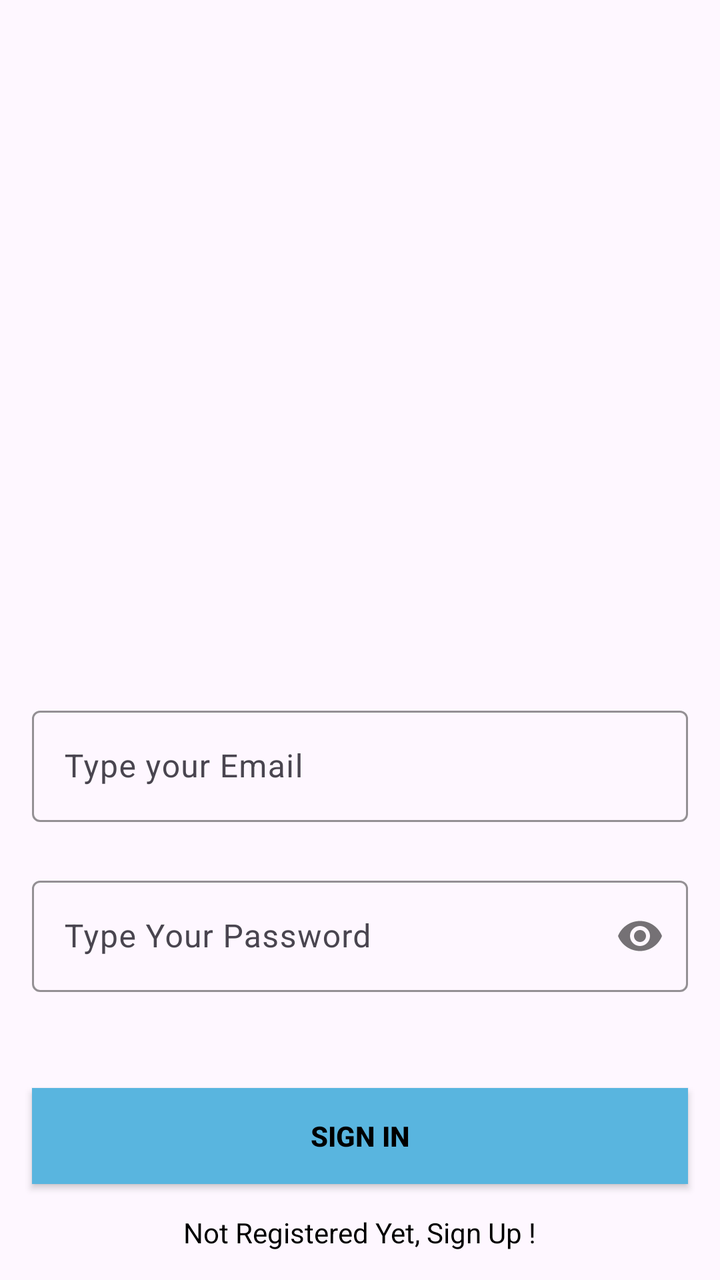
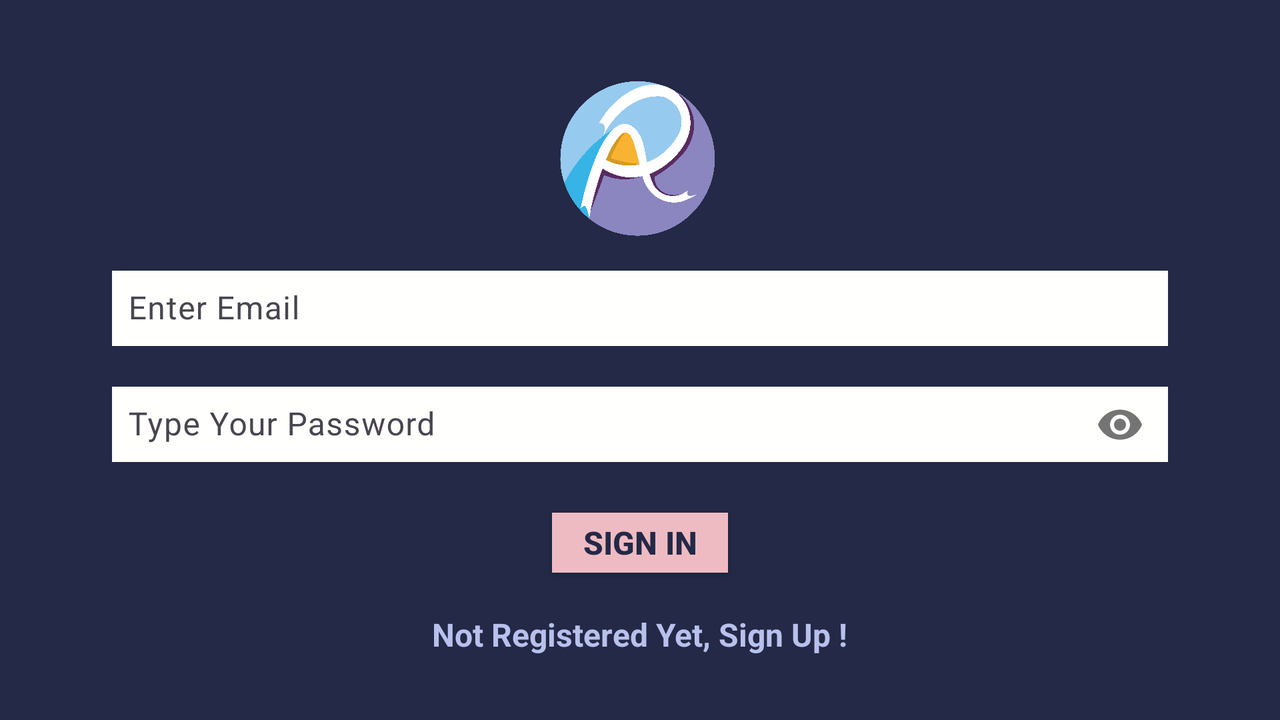

One screen, two layout resources from the same app: the default and the author's alternative for another configuration. Each is rendered where Android would select it; the XML of both is given below.
<!-- AndroidManifest.xml: application theme Theme.RecuritingApp -->
<!-- res/layout/activity_sign_in.xml -->
<?xml version="1.0" encoding="utf-8"?>
<androidx.constraintlayout.widget.ConstraintLayout xmlns:android="http://schemas.android.com/apk/res/android"
    xmlns:app="http://schemas.android.com/apk/res-auto"
    xmlns:tools="http://schemas.android.com/tools"
    android:layout_width="match_parent"
    android:layout_height="match_parent"
    tools:context=".SignInActivity">


    <com.google.android.material.textfield.TextInputLayout
        android:id="@+id/emailLayout"
        android:layout_width="match_parent"
        android:layout_height="wrap_content"
        android:layout_marginHorizontal="16dp"
        android:layout_marginTop="350dp"
        app:boxStrokeColor="@color/blue"
        app:hintTextColor="@color/blue"
        app:layout_constraintEnd_toEndOf="parent"
        app:layout_constraintHorizontal_bias="0.5"
        app:layout_constraintStart_toStartOf="parent"
        app:layout_constraintTop_toTopOf="parent">

        <com.google.android.material.textfield.TextInputEditText
            android:id="@+id/emailEt"
            android:layout_width="match_parent"
            android:layout_height="wrap_content"
            android:hint="Type your Email"
            android:inputType="textEmailAddress" />
    </com.google.android.material.textfield.TextInputLayout>

    <com.google.android.material.textfield.TextInputLayout
        android:id="@+id/passwordLayout"
        android:layout_width="match_parent"
        android:layout_height="wrap_content"
        android:layout_marginHorizontal="16dp"
        android:layout_marginTop="24dp"
        app:boxStrokeColor="@color/blue"
        app:hintTextColor="@color/blue"
        app:layout_constraintEnd_toEndOf="parent"
        app:layout_constraintHorizontal_bias="0.5"
        app:layout_constraintStart_toStartOf="parent"
        app:layout_constraintTop_toBottomOf="@id/emailLayout"
        app:passwordToggleEnabled="true">

        <com.google.android.material.textfield.TextInputEditText
            android:id="@+id/passET"
            android:layout_width="match_parent"
            android:layout_height="wrap_content"
            android:hint="Type Your Password"
            android:inputType="textPassword" />
    </com.google.android.material.textfield.TextInputLayout>

    <androidx.appcompat.widget.AppCompatButton
        android:id="@+id/button"
        android:layout_width="0dp"
        android:layout_height="wrap_content"
        android:layout_marginHorizontal="16dp"
        android:background="@color/blue"
        android:text="Sign In"
        android:textColor="@color/black"
        android:textStyle="bold"
        app:layout_constraintBottom_toBottomOf="parent"
        app:layout_constraintEnd_toEndOf="parent"
        app:layout_constraintHorizontal_bias="0.5"
        app:layout_constraintStart_toStartOf="parent"
        app:layout_constraintTop_toBottomOf="@+id/passwordLayout" />

    <TextView
        android:id="@+id/textView"
        android:layout_width="wrap_content"
        android:layout_height="wrap_content"
        android:textColor="@color/black"
        android:text="Not Registered Yet, Sign Up !"
        app:layout_constraintBottom_toBottomOf="parent"
        app:layout_constraintEnd_toEndOf="parent"
        app:layout_constraintHorizontal_bias="0.5"
        app:layout_constraintStart_toStartOf="parent"
        app:layout_constraintTop_toBottomOf="@+id/button" />

</androidx.constraintlayout.widget.ConstraintLayout>
<!-- resources referenced by this layout -->
<resources>
  <color name="black">#FF000000</color>
  <color name="blue">#59b5df</color>
  <style name="Theme.RecuritingApp" parent="Base.Theme.RecuritingApp" />
  <style name="Base.Theme.RecuritingApp" parent="Theme.Material3.DayNight.NoActionBar">
          
          
      </style>
</resources>
<!-- res/layout-land/activity_sign_in.xml (the author's variant of the layout above) -->
<!-- drawn on the phone turned sideways -->
<?xml version="1.0" encoding="utf-8"?>
<androidx.constraintlayout.widget.ConstraintLayout xmlns:android="http://schemas.android.com/apk/res/android"
    xmlns:app="http://schemas.android.com/apk/res-auto"
    xmlns:tools="http://schemas.android.com/tools"
    android:layout_width="match_parent"
    android:layout_height="match_parent"
    android:background="#232946"
    tools:context=".SignInActivity">


    <ImageView
        android:id="@+id/introImage"
        android:layout_width="match_parent"
        android:layout_height="100dp"
        android:layout_marginStart="30dp"
        android:layout_marginTop="30dp"
        android:layout_marginEnd="30dp"
        android:contentDescription="Logo of Recruiting App"
        app:layout_constraintEnd_toEndOf="parent"
        app:layout_constraintHorizontal_bias="1.0"
        app:layout_constraintStart_toStartOf="parent"
        app:layout_constraintTop_toTopOf="parent"
        app:srcCompat="@drawable/ralogo"
        tools:ignore="HardcodedText" />


    <LinearLayout
        android:layout_width="match_parent"
        android:layout_height="wrap_content"
        android:layout_marginStart="30dp"
        android:layout_marginTop="80dp"
        android:layout_marginEnd="30dp"
        android:layout_weight="1"
        android:gravity="center_vertical|center_horizontal"
        android:orientation="vertical"
        android:padding="10dp"
        app:layout_constraintEnd_toEndOf="parent"
        app:layout_constraintStart_toStartOf="parent"
        app:layout_constraintTop_toTopOf="parent">

        <com.google.android.material.textfield.TextInputLayout
            android:id="@+id/emailLayout"
            android:layout_width="match_parent"
            android:layout_height="wrap_content"
            android:layout_marginHorizontal="16dp"
            android:layout_marginStart="30dp"
            android:layout_marginTop="40dp"
            android:layout_marginEnd="30dp"
            android:layout_marginBottom="10dp"
            android:textAlignment="center"
            android:textAllCaps="true"
            android:textColor="#b8c1ec"
            android:textSize="32sp"
            app:boxStrokeColor="#b8c1ec"
            app:hintTextColor="#b8c1ec">

            <com.google.android.material.textfield.TextInputEditText
                android:id="@+id/emailEt"
                android:layout_width="match_parent"
                android:layout_height="wrap_content"
                android:layout_marginTop="40dp"
                android:background="#fffffe"
                android:hint="Enter Email"
                android:inputType="textEmailAddress"
                android:padding="8dp"
                tools:ignore="HardcodedText" />
        </com.google.android.material.textfield.TextInputLayout>

        <com.google.android.material.textfield.TextInputLayout
            android:id="@+id/passwordLayout"
            android:layout_width="match_parent"

            android:layout_height="wrap_content"

            android:layout_marginHorizontal="16dp"


            android:layout_marginStart="30dp"
            android:layout_marginEnd="30dp"
            android:textAlignment="center"
            android:textAllCaps="true"
            android:textColor="#b8c1ec"
            android:textSize="32sp"
            app:boxStrokeColor="#b8c1ec"


            app:hintTextColor="#b8c1ec"
            app:passwordToggleEnabled="true">

            <com.google.android.material.textfield.TextInputEditText
                android:id="@+id/passET"
                android:layout_width="match_parent"
                android:layout_height="wrap_content"
                android:layout_marginTop="40dp"
                android:background="#fffffe"
                android:hint="Type Your Password"
                android:inputType="textPassword"
                android:padding="8dp"
                tools:ignore="HardcodedText" />
        </com.google.android.material.textfield.TextInputLayout>


        <androidx.appcompat.widget.AppCompatButton
            android:id="@+id/button"

            android:layout_width="wrap_content"

            android:layout_height="30dp"

            android:layout_marginHorizontal="16dp"

            android:layout_marginTop="20dp"

            android:background="#eebbc3"
            android:padding="4dp"

            android:text="Sign In"
            android:textAllCaps="true"
            android:textColor="#232946"
            android:textSize="16sp"
            android:textStyle="bold"
            app:layout_constraintBottom_toBottomOf="parent"
            app:layout_constraintStart_toStartOf="parent"
            tools:ignore="HardcodedText" />

        <TextView
            android:id="@+id/textView"
            android:layout_width="wrap_content"
            android:layout_height="wrap_content"
            android:layout_marginTop="20dp"
            android:text="Not Registered Yet, Sign Up !"
            android:textColor="#b8c1ec"
            android:textSize="16sp"
            android:textStyle="bold"
            tools:ignore="HardcodedText" />


    </LinearLayout>



</androidx.constraintlayout.widget.ConstraintLayout>
<!-- resources referenced by the variant -->
<!-- as the phone turned sideways resolves them -->
<resources>
  <!-- drawable ralogo: png bitmap (drawable, 343314 bytes) -->
  <style name="Theme.RecuritingApp" parent="Base.Theme.RecuritingApp" />
  <style name="Base.Theme.RecuritingApp" parent="Theme.Material3.DayNight.NoActionBar">
          
          
      </style>
</resources>
